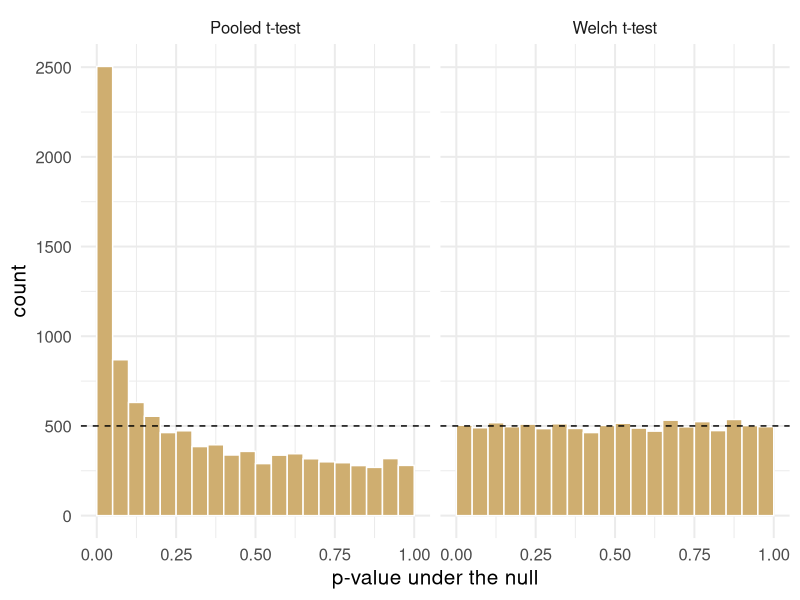
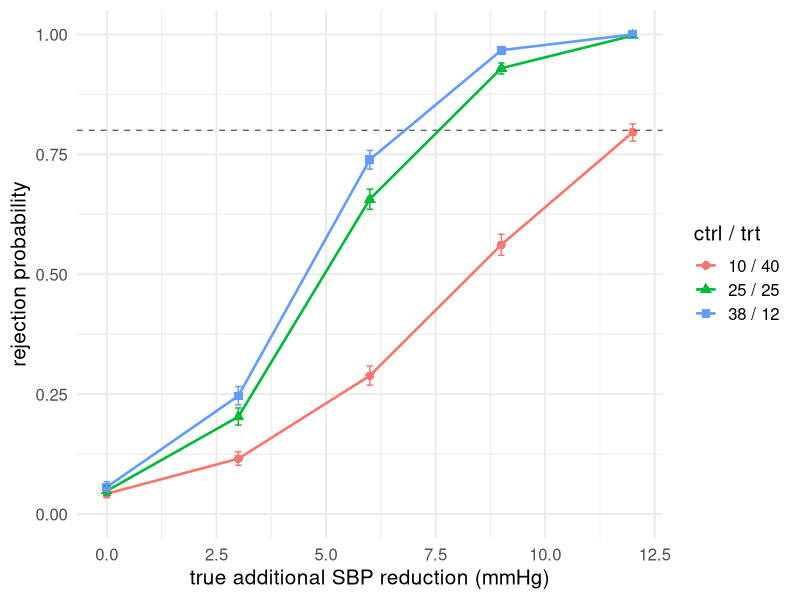
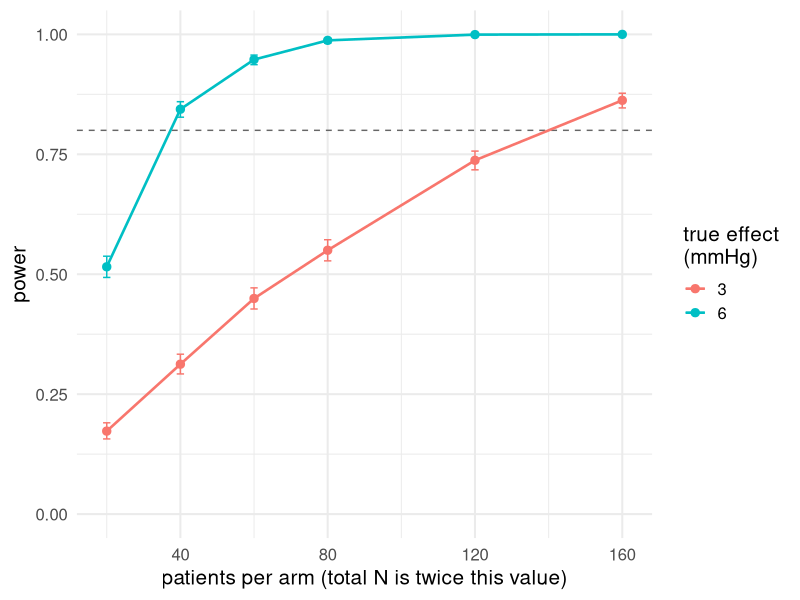
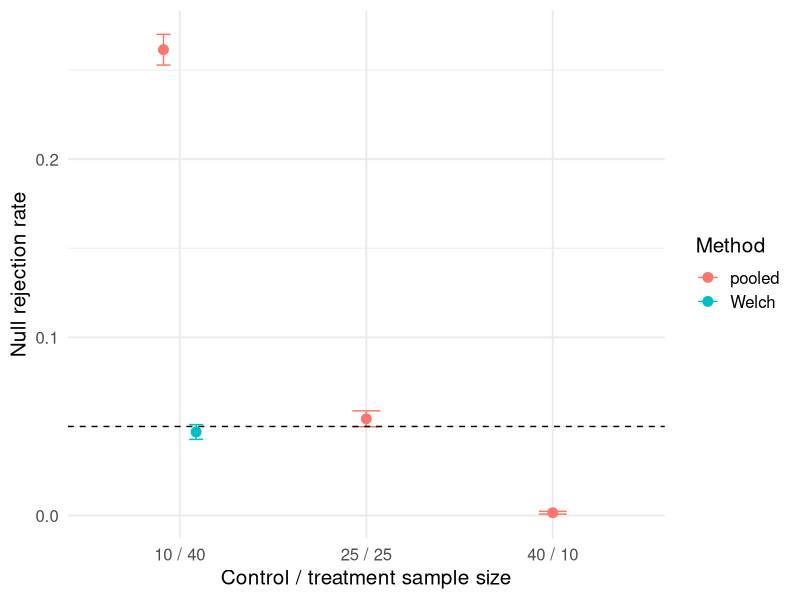

These charts were generated, in order, by the following R code:
## ---- chunk 1
#| label: setup
#| include: false
library(dplyr)
library(ggplot2)
library(knitr)

# Synthetic teaching data for BIOS 6301. Not real patients.
set.seed(6301)
n <- 60
trial <- data.frame(
  id        = sprintf("P%03d", 1:n),
  arm       = rep(c("Placebo", "Treatment"), each = n / 2),
  site      = sample(1:4, n, replace = TRUE),
  age       = round(rnorm(n, 61, 9)),
  sex       = sample(c("F", "M"), n, replace = TRUE),
  weight_kg = round(rnorm(n, 82, 15), 1),
  sbp_0     = round(rnorm(n, 148, 14)),
  stringsAsFactors = FALSE
)
trial$sbp_12 <- round(trial$sbp_0 -
  ifelse(trial$arm == "Treatment", rnorm(n, 14, 8), rnorm(n, 3, 8)))

theme_set(theme_minimal(base_size = 15))
## ---- chunk 2
#| label: rng-introduction
set.seed(42)
rnorm(3, mean = 120, sd = 10)  # simulate 3 blood pressures
## ---- chunk 3
#| label: seed-demo
set.seed(42)
rnorm(3)

set.seed(42)
rnorm(3)
## ---- chunk 4
#| label: seed-demo-2
set.seed(42)
rnorm(3)
rnorm(3)
## ---- chunk 5
#| label: random-seed-original
set.seed(42)
round(rnorm(3), 3)
round(rnorm(3), 3)
## ---- chunk 6
#| label: random-seed-inserted
set.seed(42)
round(rnorm(3), 3)
unused <- runif(1)  # moves the bookmark
round(rnorm(3), 3)
## ---- chunk 7
#| label: seed-result-original
set.seed(99)
round(rnorm(3), 3)
## ---- chunk 8
#| label: seed-result-protected
unused <- runif(100)
set.seed(99)  # reset just before this result
round(rnorm(3), 3)
## ---- chunk 9
#| label: sample-demo
set.seed(13)
sample(5)                              # a permutation of 1:5
sample(trial$id, 4)                    # 4 patients, no repeats
sample(c("A", "B"), 8, replace = TRUE) # allocation, with replacement
## ---- chunk 10
#| label: sample-trap
set.seed(13)
sites <- c(7)          # one site left after exclusions
sample(sites)          # you wanted 7
## ---- chunk 11
#| label: sample-safe
# The idiom from ?sample. Correct for every length, including 0 and 1.
resample <- function(x, ...) x[sample.int(length(x), ...)]
set.seed(13)
resample(sites)
## ---- chunk 12
#| label: r-funs
set.seed(13)
round(rnorm(3, mean = 148, sd = 14), 1)  # n, then the parameters
round(runif(3, min = 0, max = 1), 3)
rbinom(3, size = 1, prob = 0.3)          # 3 coin flips
rbinom(3, size = 10, prob = 0.3)         # 3 counts out of 10
## ---- chunk 13
#| label: r-vectorised
set.seed(13)
round(rnorm(6, mean = rep(c(148, 134), each = 3), sd = 14))
## ---- chunk 14
set.seed(1425)
reduction <- rnorm(n = 5, mean = 6, sd = 4)
round(reduction, 1)
## ---- chunk 15
#| label: sim-one
# One SBP trial: y is baseline minus 12-week SBP (mmHg).
# Assumptions: independent patients, normal reductions within each arm.
simulate_trial <- function(n_ctrl, n_trt, sd_ctrl, sd_trt, delta = 0) {
  stopifnot(n_ctrl >= 2, n_trt >= 2, sd_ctrl > 0, sd_trt > 0)
  data.frame(
    arm = rep(c("ctrl", "trt"), c(n_ctrl, n_trt)),
    y   = c(rnorm(n_ctrl, mean = 0,     sd = sd_ctrl),
            rnorm(n_trt,  mean = delta, sd = sd_trt))
  )
}

set.seed(6301)
head(simulate_trial(3, 3, 12, 4, delta = 8), 3)
## ---- chunk 16
analyse_trial <- function(data, pooled = FALSE) {
  x <- data$y[data$arm == "trt"]
  y <- data$y[data$arm == "ctrl"]
  fit <- t.test(x, y, var.equal = pooled)
  c(est = mean(x) - mean(y), se = fit$stderr,
    p = fit$p.value, lo = fit$conf.int[1], hi = fit$conf.int[2])
}
set.seed(6301)
round(analyse_trial(simulate_trial(20, 20, 12, 4, delta = 8)), 3)
## ---- chunk 17
set.seed(1401)
one_data <- simulate_trial(10, 40, 12, 4, delta = 0)
one_pair <- rbind(Welch = analyse_trial(one_data, FALSE),
                 pooled = analyse_trial(one_data, TRUE))
round(one_pair, 3)
stopifnot(one_pair["Welch", "est"] == one_pair["pooled", "est"])
## ---- chunk 18
#| label: replicate-demo
run_scenario <- function(n_sim, n_ctrl, n_trt, sd_ctrl, sd_trt,
                         delta = 0, pooled = TRUE) {
  out <- replicate(n_sim, {
    d <- simulate_trial(n_ctrl, n_trt, sd_ctrl, sd_trt, delta)
    analyse_trial(d, pooled = pooled)
  })
  as.data.frame(t(out))          # n_sim rows, one per replicate
}

set.seed(6301)
demo <- run_scenario(5, 20, 20, 12, 4, delta = 8)
round(demo, 3)
## ---- chunk 19
#| label: tidy-results
set.seed(6301)
res <- run_scenario(200, 10, 40, 12, 4, delta = 0, pooled = TRUE)
res$n_ctrl <- 10; res$n_trt <- 40; res$method <- "pooled"

res |>
  group_by(method) |>
  summarise(reject = mean(p < 0.05), bias = mean(est), emp_se = sd(est))
## ---- chunk 20
#| label: grid
grid <- expand.grid(
  alloc  = c("25 / 25", "10 / 40", "40 / 10"),
  method = c("pooled", "welch"),
  delta  = c(0, 6),
  stringsAsFactors = FALSE
)
nrow(grid)
head(grid, 3)
## ---- chunk 21
#| label: seed-bug
simulate_bad <- function(n_ctrl, n_trt, sd_ctrl, sd_trt, delta = 0) {
  set.seed(6301)                       # <- the bug
  data.frame(
    arm = rep(c("ctrl", "trt"), c(n_ctrl, n_trt)),
    y   = c(rnorm(n_ctrl, 0, sd_ctrl), rnorm(n_trt, delta, sd_trt))
  )
}

bad <- as.data.frame(t(replicate(500, analyse_trial(simulate_bad(25, 25, 12, 4)))))
c(reject = mean(bad$p < 0.05), bias = mean(bad$est), emp_se = sd(bad$est))
## ---- chunk 22
#| label: dgm-check
set.seed(6301)
check <- simulate_trial(1e6, 1e6, 12, 4, delta = 8)
stopifnot(
  abs(mean(check$y[check$arm == "trt"]) - 8) < 0.05,
  abs(sd(check$y[check$arm == "ctrl"]) - 12) < 0.05
)
"DGM checks passed"
## ---- chunk 23
analyse_checked <- function(data, pooled = FALSE) {
  tryCatch({
    value <- analyse_trial(data, pooled)
    if (any(!is.finite(value))) stop("nonfinite result")
    list(value = value, error = NA_character_)
  }, error = function(e) list(value = NULL, error = conditionMessage(e)))
}
bad_data <- data.frame(arm = rep(c("ctrl", "trt"), each = 3), y = 1)
analyse_checked(bad_data)$error
## ---- chunk 24
#| label: mcse
p_hat <- 52 / 1000
n_sim <- 1000
mcse <- sqrt(p_hat * (1 - p_hat) / n_sim)
round(100 * c(rate = p_hat, MCSE = mcse,
              lower = p_hat - 1.96 * mcse,
              upper = p_hat + 1.96 * mcse), 2)
## ---- chunk 25
set.seed(1402)
check_ci <- run_scenario(1000, 10, 40, 12, 4, delta = 6, pooled = FALSE)
covered <- check_ci$lo <= 6 & 6 <= check_ci$hi
c(bias = mean(check_ci$est) - 6,
  empirical_se = sd(check_ci$est), mean_model_se = mean(check_ci$se),
  coverage = mean(covered), width = mean(check_ci$hi - check_ci$lo),
  coverage_mcse = sqrt(mean(covered) * (1 - mean(covered)) / nrow(check_ci)))
## ---- chunk 26
error <- check_ci$est - 6
c(bias = mean(error), rmse = sqrt(mean(error^2)),
  mcse_bias = sd(error) / sqrt(length(error)))
## ---- chunk 27
binom.test(0, 1000)$conf.int
## ---- chunk 28
target <- 0.005
ceiling(c(near_null = 0.05 * 0.95, worst_case = 0.25) / target^2)
## ---- chunk 29
#| label: type1-run
n_sim <- 10000
set.seed(6301)

scenarios <- list(
  list(lab = "25 / 25", nc = 25, nt = 25, pooled = TRUE),
  list(lab = "10 / 40", nc = 10, nt = 40, pooled = TRUE),
  list(lab = "40 / 10", nc = 40, nt = 10, pooled = TRUE),
  list(lab = "10 / 40", nc = 10, nt = 40, pooled = FALSE)
)

type1 <- do.call(rbind, lapply(scenarios, function(s) {
  r <- run_scenario(n_sim, s$nc, s$nt, sd_ctrl = 12, sd_trt = 4,
                    delta = 0, pooled = s$pooled)
  data.frame(alloc = s$lab, method = ifelse(s$pooled, "pooled", "Welch"),
             reject = mean(r$p < 0.05), bias = mean(r$est), emp_se = sd(r$est))
}))
type1$mcse <- sqrt(type1$reject * (1 - type1$reject) / n_sim)
## ---- chunk 30
#| label: type1-table
#| echo: false
type1 |>
  transmute(
    Allocation = alloc, Method = method,
    `Rejection rate` = sprintf("%.4f", reject),
    `MC SE` = sprintf("%.4f", mcse),
    Bias = sprintf("%+.3f", bias),
    `Emp. SE` = sprintf("%.2f", emp_se)
  ) |>
  kable(align = "llrrrr")
## ---- chunk 31
#| label: fig-pvals
#| echo: false
#| fig-width: 9.5
#| fig-height: 3.4
#| fig-cap: "Null p-values, 10,000 replicates, n = 10 / 40, sd = 12 / 4."
set.seed(97)
pv <- rbind(
  data.frame(method = "Pooled t-test",
             p = run_scenario(10000, 10, 40, 12, 4, 0, TRUE)$p),
  data.frame(method = "Welch t-test",
             p = run_scenario(10000, 10, 40, 12, 4, 0, FALSE)$p)
)
ggplot(pv, aes(p)) +
  geom_histogram(breaks = seq(0, 1, 0.05), fill = "#CFAE70", colour = "white") +
  geom_hline(yintercept = 500, linetype = 2) +
  facet_wrap(~method) +
  labs(x = "p-value under the null", y = "count")
## ---- chunk 32
#| label: power-worked
set.seed(1456)
power_run <- run_scenario(2000, 40, 40, 12, 4,
                          delta = 6, pooled = FALSE)
stopifnot(nrow(power_run) == 2000, all(is.finite(power_run$p)))
detected <- power_run$p < 0.05
power_hat <- mean(detected)
power_mcse <- sqrt(power_hat * (1 - power_hat) / nrow(power_run))
round(c(power = power_hat, MCSE = power_mcse), 3)
## ---- chunk 33
#| label: fig-power
#| echo: false
#| fig-width: 9
#| fig-height: 3.6
#| fig-cap: "Welch power. Total N = 50 in every scenario. sd = 12 (ctrl) / 4 (trt)."
set.seed(555)
alloc <- data.frame(lab = c("10 / 40", "25 / 25", "38 / 12"),
                    nc = c(10, 25, 38), nt = c(40, 25, 12))
pw_grid <- expand.grid(i = 1:3, delta = c(0, 3, 6, 9, 12))
pw <- do.call(rbind, lapply(seq_len(nrow(pw_grid)), function(k) {
  i <- pw_grid$i[k]
  r <- run_scenario(2000, alloc$nc[i], alloc$nt[i], 12, 4,
                    delta = pw_grid$delta[k], pooled = FALSE)
  mc_ci <- binom.test(sum(r$p < .05), nrow(r))$conf.int
  data.frame(alloc = alloc$lab[i], delta = pw_grid$delta[k],
             power = mean(r$p < 0.05),
             mcse = sqrt(mean(r$p < 0.05) * (1 - mean(r$p < 0.05)) / nrow(r)),
             mc_lower = mc_ci[1], mc_upper = mc_ci[2])
}))
ggplot(pw, aes(delta, power, colour = alloc, shape = alloc)) +
  geom_line(linewidth = 0.9) + geom_point(size = 2.6) +
  geom_errorbar(aes(ymin = mc_lower, ymax = mc_upper), width = .15) +
  geom_hline(yintercept = 0.8, linetype = 2, colour = "grey40") +
  scale_y_continuous(limits = c(0, 1)) +
  labs(x = "true additional SBP reduction (mmHg)", y = "rejection probability",
       colour = "ctrl / trt", shape = "ctrl / trt")
## ---- chunk 34
#| label: fig-power-sample-size
#| echo: false
#| fig-width: 9
#| fig-height: 3.4
#| fig-cap: "Welch test at 5%, normal reductions, SDs 12 and 4. Equal group sizes."
size_grid <- expand.grid(n_arm = c(20, 40, 60, 80, 120, 160),
                         delta = c(3, 6))
power_by_size <- do.call(rbind, lapply(seq_len(nrow(size_grid)), function(k) {
  set.seed(1460 + k)
  s <- size_grid[k, ]
  r <- run_scenario(2000, s$n_arm, s$n_arm, 12, 4, s$delta, FALSE)
  stopifnot(nrow(r) == 2000, all(is.finite(r$p)))
  p <- mean(r$p < .05)
  mc_ci <- binom.test(sum(r$p < .05), nrow(r))$conf.int
  data.frame(s, power = p, mcse = sqrt(p * (1 - p) / nrow(r)),
             mc_lower = mc_ci[1], mc_upper = mc_ci[2])
}))
ggplot(power_by_size, aes(n_arm, power, colour = factor(delta))) +
  geom_hline(yintercept = .8, linetype = 2, colour = "grey40") +
  geom_line(linewidth = .9) + geom_point(size = 2.5) +
  geom_errorbar(aes(ymin = mc_lower, ymax = mc_upper), width = 2) +
  scale_y_continuous(limits = c(0, 1)) +
  labs(x = "patients per arm (total N is twice this value)", y = "power",
       colour = "true effect\n(mmHg)")
## ---- chunk 35
design <- expand.grid(n_ctrl = c(10, 30), n_trt = c(10, 30),
                      delta = c(0, 6), dgm = c("normal", "skewed"),
                      stringsAsFactors = FALSE)
nrow(design)
head(design, 4)
## ---- chunk 36
draw_error <- function(n, target_sd, dgm = "normal") {
  if (dgm == "normal") return(rnorm(n, 0, target_sd))
  if (dgm != "skewed") stop("unknown dgm")
  a <- 0.7
  mu <- exp(a^2 / 2)
  sigma <- sqrt((exp(a^2) - 1) * exp(a^2))
  target_sd * (rlnorm(n, 0, a) - mu) / sigma
}
## ---- chunk 37
simulate_dgm <- function(n_ctrl, n_trt, sd_ctrl, sd_trt,
                         delta = 0, dgm = "normal") {
  data.frame(arm = rep(c("ctrl", "trt"), c(n_ctrl, n_trt)),
    y = c(draw_error(n_ctrl, sd_ctrl, dgm),
          delta + draw_error(n_trt, sd_trt, dgm)))
}
set.seed(1403)
head(simulate_dgm(10, 40, 12, 4, 6, "skewed"), 3)
## ---- chunk 38
#| echo: false
#| fig-width: 9
#| fig-height: 3.7
ggplot(type1, aes(alloc, reject, colour = method)) +
  geom_point(position = position_dodge(width = .35), size = 3) +
  geom_errorbar(aes(ymin = pmax(0, reject - 1.96 * mcse),
                    ymax = pmin(1, reject + 1.96 * mcse)),
                position = position_dodge(width = .35), width = .15) +
  geom_hline(yintercept = .05, linetype = 2) +
  labs(x = "Control / treatment sample size", y = "Null rejection rate",
       colour = "Method")
